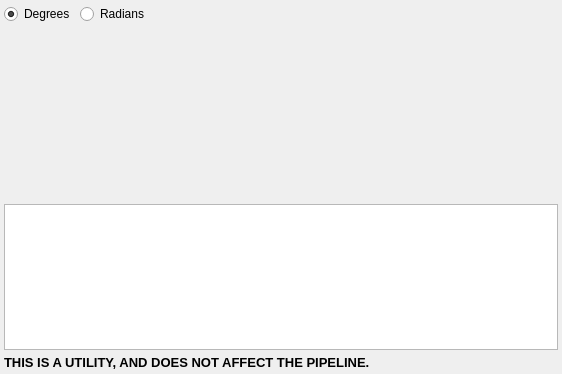
<?xml version="1.0" encoding="UTF-8"?>
<ui version="4.0">
 <class>OrientationUtilityWidget</class>
 <widget class="QWidget" name="OrientationUtilityWidget">
  <property name="geometry">
   <rect>
    <x>0</x>
    <y>0</y>
    <width>562</width>
    <height>374</height>
   </rect>
  </property>
  <property name="windowTitle">
   <string>Form</string>
  </property>
  <layout class="QGridLayout" name="gridLayout">
   <property name="leftMargin">
    <number>4</number>
   </property>
   <property name="topMargin">
    <number>4</number>
   </property>
   <property name="rightMargin">
    <number>4</number>
   </property>
   <property name="bottomMargin">
    <number>4</number>
   </property>
   <property name="spacing">
    <number>5</number>
   </property>
   <item row="0" column="2">
    <widget class="QRadioButton" name="radiansBtn">
     <property name="text">
      <string>Radians</string>
     </property>
    </widget>
   </item>
   <item row="0" column="1">
    <widget class="QRadioButton" name="degreesBtn">
     <property name="text">
      <string>Degrees</string>
     </property>
     <property name="checked">
      <bool>true</bool>
     </property>
    </widget>
   </item>
   <item row="6" column="4">
    <spacer name="horizontalSpacer_7">
     <property name="orientation">
      <enum>Qt::Horizontal</enum>
     </property>
     <property name="sizeHint" stdset="0">
      <size>
       <width>185</width>
       <height>20</height>
      </size>
     </property>
    </spacer>
   </item>
   <item row="3" column="4">
    <spacer name="horizontalSpacer_4">
     <property name="orientation">
      <enum>Qt::Horizontal</enum>
     </property>
     <property name="sizeHint" stdset="0">
      <size>
       <width>185</width>
       <height>20</height>
      </size>
     </property>
    </spacer>
   </item>
   <item row="7" column="4">
    <spacer name="horizontalSpacer_8">
     <property name="orientation">
      <enum>Qt::Horizontal</enum>
     </property>
     <property name="sizeHint" stdset="0">
      <size>
       <width>185</width>
       <height>20</height>
      </size>
     </property>
    </spacer>
   </item>
   <item row="4" column="4">
    <spacer name="horizontalSpacer_5">
     <property name="orientation">
      <enum>Qt::Horizontal</enum>
     </property>
     <property name="sizeHint" stdset="0">
      <size>
       <width>185</width>
       <height>20</height>
      </size>
     </property>
    </spacer>
   </item>
   <item row="0" column="3" colspan="2">
    <spacer name="horizontalSpacer">
     <property name="orientation">
      <enum>Qt::Horizontal</enum>
     </property>
     <property name="sizeHint" stdset="0">
      <size>
       <width>40</width>
       <height>20</height>
      </size>
     </property>
    </spacer>
   </item>
   <item row="5" column="4">
    <spacer name="horizontalSpacer_6">
     <property name="orientation">
      <enum>Qt::Horizontal</enum>
     </property>
     <property name="sizeHint" stdset="0">
      <size>
       <width>185</width>
       <height>20</height>
      </size>
     </property>
    </spacer>
   </item>
   <item row="1" column="4">
    <spacer name="horizontalSpacer_2">
     <property name="orientation">
      <enum>Qt::Horizontal</enum>
     </property>
     <property name="sizeHint" stdset="0">
      <size>
       <width>185</width>
       <height>20</height>
      </size>
     </property>
    </spacer>
   </item>
   <item row="2" column="4">
    <spacer name="horizontalSpacer_3">
     <property name="orientation">
      <enum>Qt::Horizontal</enum>
     </property>
     <property name="sizeHint" stdset="0">
      <size>
       <width>185</width>
       <height>20</height>
      </size>
     </property>
    </spacer>
   </item>
   <item row="2" column="1" colspan="3">
    <widget class="CubochoricWidget" name="cubochoricWidget" native="true"/>
   </item>
   <item row="5" column="1" colspan="3">
    <widget class="OmWidget" name="omWidget" native="true"/>
   </item>
   <item row="4" column="1" colspan="3">
    <widget class="HomochoricWidget" name="homochoricWidget" native="true"/>
   </item>
   <item row="6" column="1" colspan="3">
    <widget class="QuatWidget" name="quatWidget" native="true"/>
   </item>
   <item row="3" column="1" colspan="3">
    <widget class="EulerWidget" name="eulerWidget" native="true"/>
   </item>
   <item row="7" column="1" colspan="3">
    <widget class="RodriguesWidget" name="rodriguesWidget" native="true"/>
   </item>
   <item row="1" column="1" colspan="3">
    <widget class="AxisAngleCalcWidget" name="axisAngleWidget" native="true"/>
   </item>
   <item row="9" column="1" colspan="4">
    <widget class="QLabel" name="label">
     <property name="text">
      <string>&lt;html&gt;&lt;head/&gt;&lt;body&gt;&lt;p&gt;&lt;span style=&quot; font-size:10pt; font-weight:600;&quot;&gt;THIS IS A UTILITY, AND DOES NOT AFFECT THE PIPELINE.&lt;/span&gt;&lt;/p&gt;&lt;/body&gt;&lt;/html&gt;</string>
     </property>
    </widget>
   </item>
   <item row="8" column="1" colspan="4">
    <widget class="QTextEdit" name="errorTextEdit">
     <property name="readOnly">
      <bool>true</bool>
     </property>
     <property name="html">
      <string>&lt;!DOCTYPE HTML PUBLIC &quot;-//W3C//DTD HTML 4.0//EN&quot; &quot;http://www.w3.org/TR/REC-html40/strict.dtd&quot;&gt;
&lt;html&gt;&lt;head&gt;&lt;meta name=&quot;qrichtext&quot; content=&quot;1&quot; /&gt;&lt;style type=&quot;text/css&quot;&gt;
p, li { white-space: pre-wrap; }
&lt;/style&gt;&lt;/head&gt;&lt;body style=&quot; font-family:'Ubuntu'; font-size:11pt; font-weight:400; font-style:normal;&quot;&gt;
&lt;p style=&quot;-qt-paragraph-type:empty; margin-top:0px; margin-bottom:0px; margin-left:0px; margin-right:0px; -qt-block-indent:0; text-indent:0px; font-family:'Arial'; font-size:9pt;&quot;&gt;&lt;br /&gt;&lt;/p&gt;&lt;/body&gt;&lt;/html&gt;</string>
     </property>
    </widget>
   </item>
  </layout>
 </widget>
 <customwidgets>
  <customwidget>
   <class>EulerWidget</class>
   <extends>QWidget</extends>
   <header location="global">Widgets/EulerWidget.h</header>
   <container>1</container>
  </customwidget>
  <customwidget>
   <class>AxisAngleCalcWidget</class>
   <extends>QWidget</extends>
   <header location="global">Widgets/AxisAngleCalcWidget.h</header>
   <container>1</container>
  </customwidget>
  <customwidget>
   <class>CubochoricWidget</class>
   <extends>QWidget</extends>
   <header location="global">Widgets/CubochoricWidget.h</header>
   <container>1</container>
  </customwidget>
  <customwidget>
   <class>HomochoricWidget</class>
   <extends>QWidget</extends>
   <header location="global">Widgets/HomochoricWidget.h</header>
   <container>1</container>
  </customwidget>
  <customwidget>
   <class>OmWidget</class>
   <extends>QWidget</extends>
   <header location="global">Widgets/OmWidget.h</header>
   <container>1</container>
  </customwidget>
  <customwidget>
   <class>QuatWidget</class>
   <extends>QWidget</extends>
   <header location="global">Widgets/QuatWidget.h</header>
   <container>1</container>
  </customwidget>
  <customwidget>
   <class>RodriguesWidget</class>
   <extends>QWidget</extends>
   <header location="global">Widgets/RodriguesWidget.h</header>
   <container>1</container>
  </customwidget>
 </customwidgets>
 <tabstops>
  <tabstop>degreesBtn</tabstop>
  <tabstop>radiansBtn</tabstop>
 </tabstops>
 <resources/>
 <connections/>
</ui>
